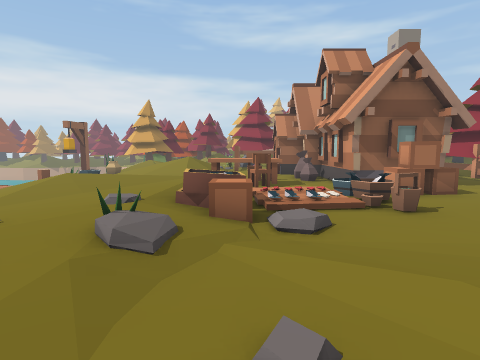
view 1 (above)

24 first-person views from a walk through a Unity game level. The camera is 1.2 m above the floor, tilts 6° down and sees 80° across. The floor is counted in squares, 1 m on a side. Each view is taken from the middle of a square. On the plan, view 1 faces up. The plan holds only what a view shows up to about 13 squares ahead; the rest is blank. The place goes on beyond the plan. The player character is not drawn. Some animated figures are left out.

view 2
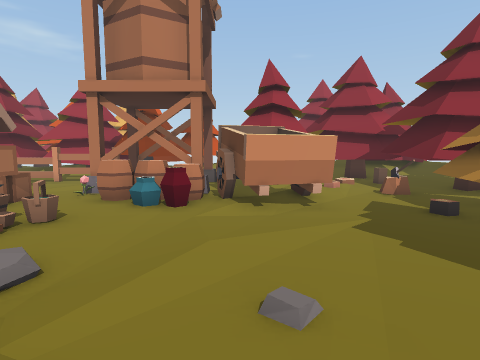

view 3
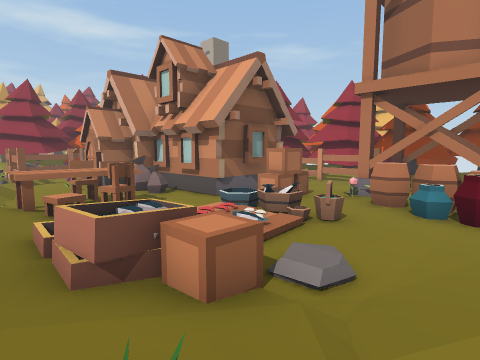

view 4
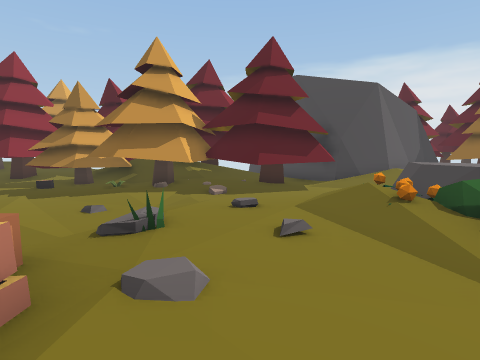

view 5
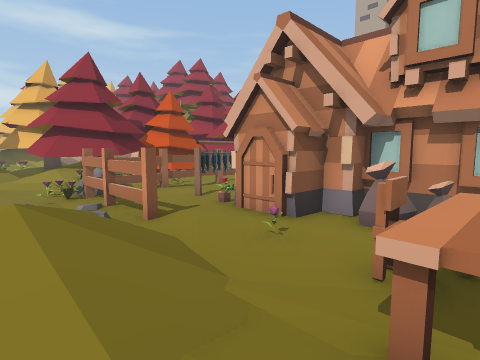

view 6
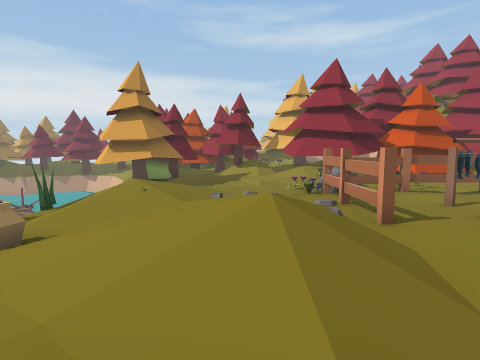

view 7
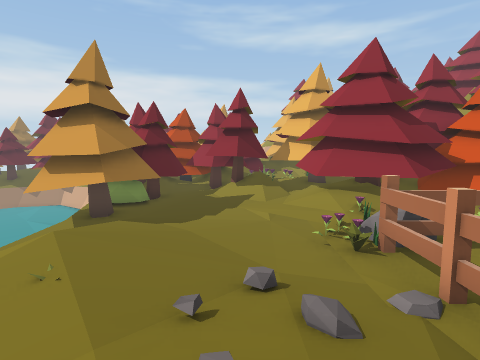

view 8
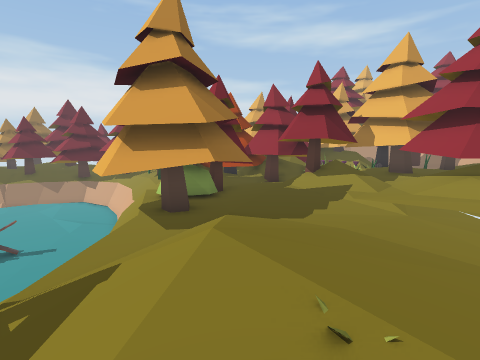

view 9
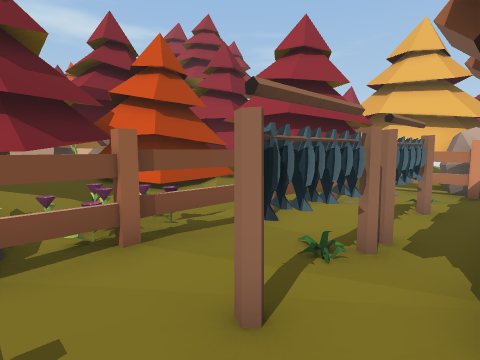

view 10
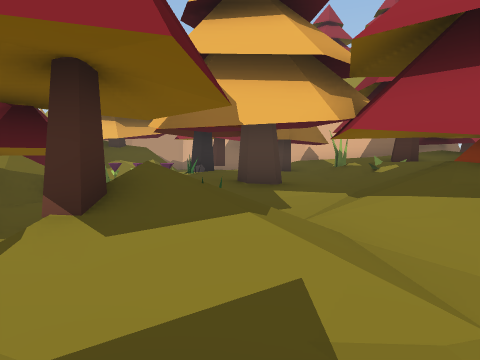

view 11
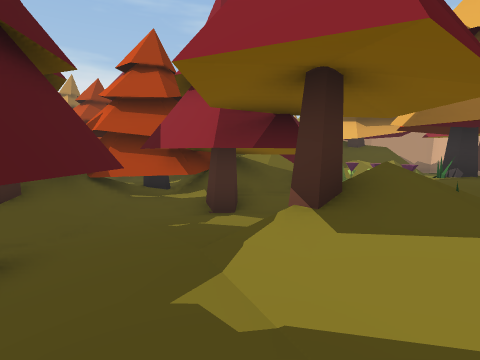

view 12
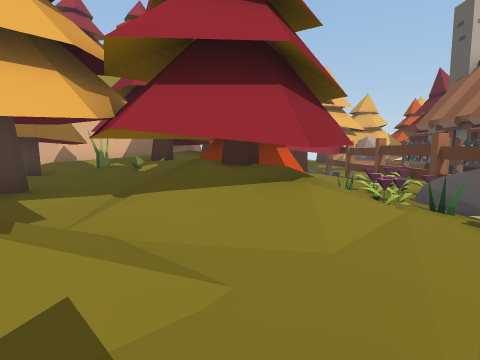

view 13
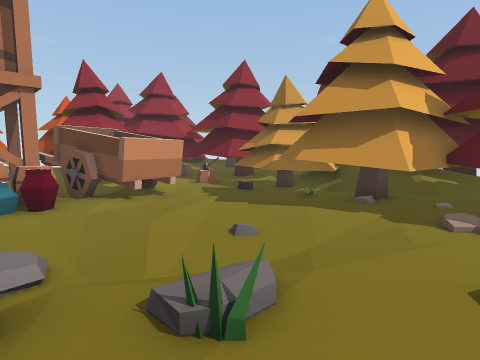

view 14
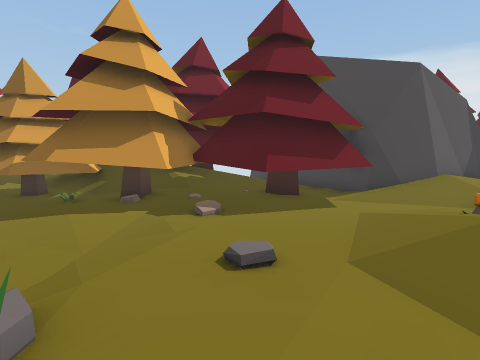

view 15
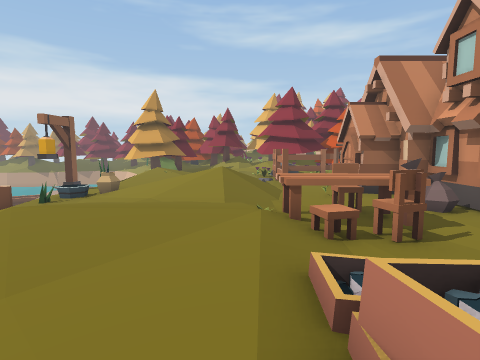

view 16
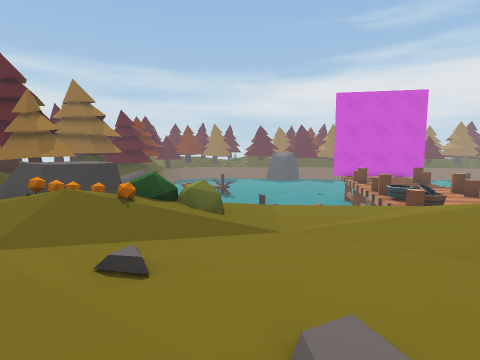

view 17
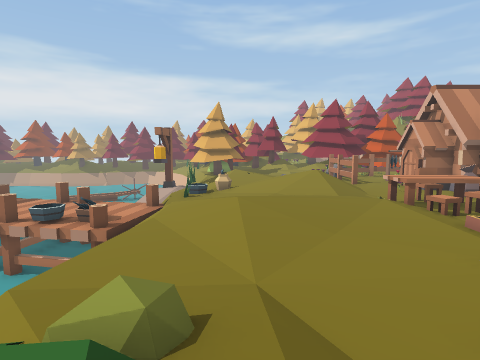

view 18
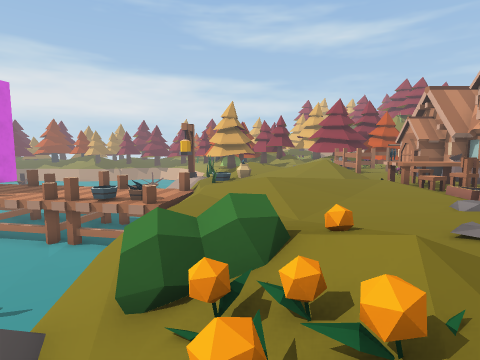

view 19
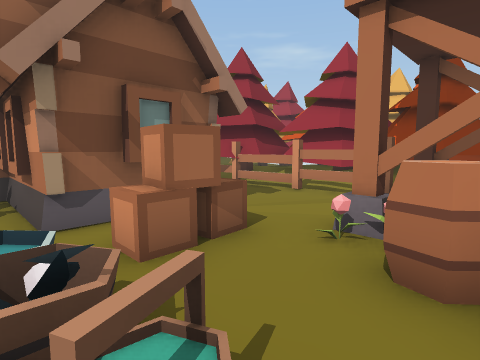

view 20
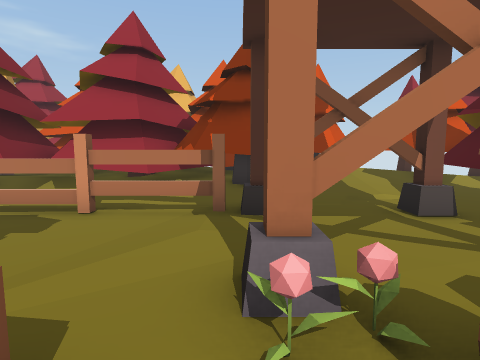

view 21
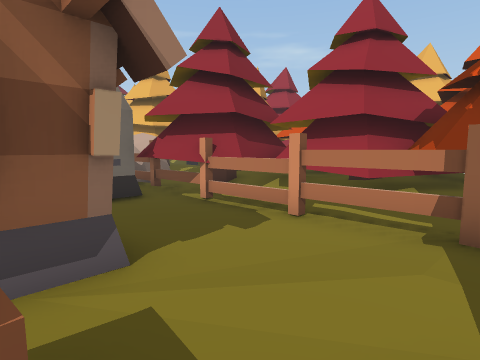

view 22
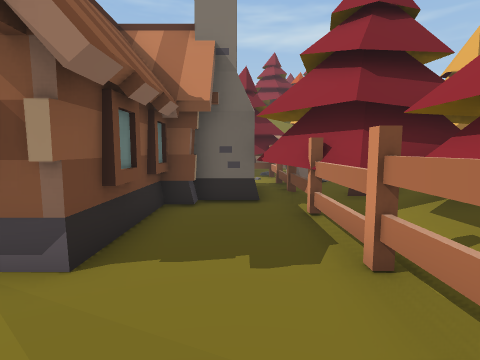

view 23
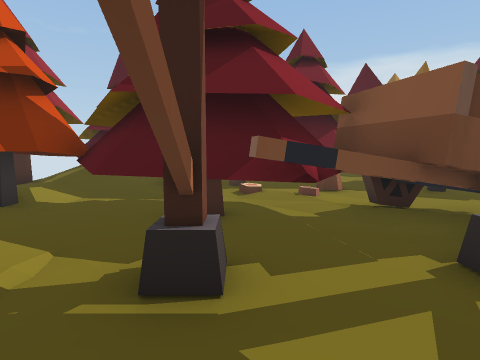

view 24
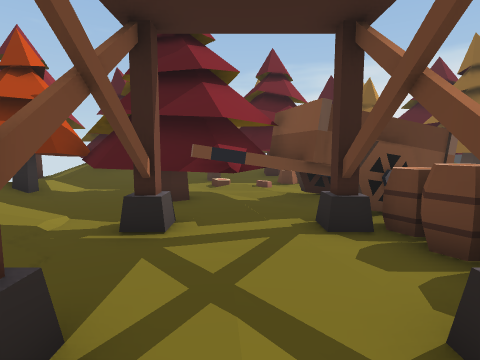

### Floor plan
Key: @ floor where view 1 was taken; # wall or solid block; x gap in a wall; . main floor; : floor 0.25 m higher than the main floor; - floor 0.25 m lower than the main floor; + floor 0.5 m higher than the main floor; * floor 0.75 m higher than the main floor; _ floor 0.75 m lower than the main floor; / step, stairs or slope; ^ raised ledge; v drop or lower ground; S sack; H house; F fence; C chair; T table; R crate; B box; E tree; A barrel; J jar; U bush; K rock; O other object.
Columns run from 14 left of view 1 to 13 right of it. Each row starts with its distance up from view 1.
 32       EEEEEEO  EEE   #
 31       EEEEEE EEE  EEE##
 30 vv    EEEEEEEEEE EEE*##
 29 vvv    EE.EEEEE#EEEE  #
 28 vvv    EE.EEEEE#EEE########
 27 vvv _E EE.EEE:EEEE#######
 26 vvv vE E-..//EEEEE#EE###
 25  vv v^#EE-./:/EEEEE  EEEE
 24   v  ^EEE--/:/EEEEEEEEE
 23      EEEE---/:/EEEEEEEE
 22       -/...--OO::O...EEEEEEE
 21     v/-/::.--/KKFOOFFFFEEEE
 20      O//+:..-OF........EFFEE
 19      ///+::../F..OO.OO.O.FK
 18      ///:O:::/F.OOOOOO...FKE
 17       -/.::++/F.OHHHHHH..KK
 16       -J.:++//..HH   HHH.E
 15 OO   // .:+*//..HHHHHHHHFF
 14     O-O-./////.O.HHHHHH.F EE
 13      /- ..////...SH  H..FFEE
 12 O O   . .......C.SH  H...EEE
 11 Ov_OO/.::::::TTT..H  H...OEE
 10 vvv  /.:++::://C..HHHH...FEE
  9 vvv  /-/:::::............FEE
  8 vvv  /-.::.::/   /.RR....FEE
  7  vv  ---...::BB  O/.....FFEE
  6  vv v---...::BR//O/.AO...#EE
  5     v/.....::.R/.../A#...x.E
  4     v/OU:..:O:.....JA#...#.
  3     v/UUO/::::.....JA#.OO#.
  2      //O//:/.......OOOOEEEEE
  1     KKKOO/.........O OEEEEEE
  0       K/:..../@....OOO EEEEE
 -1       K.....--EE.......E
 -2      /--.EEE/EEEE....O...E E
 -3 EEE ////EE EEEEEEEEE.O..EE E
 -4 EEE /###EEEEEEEEEEEE EEEEE
 -5 E E#####E  E EEEEE EEE EEE
 -6 E ##   ##   EEEEO   EE
 -7 E       ##  ##

Where each view was taken, in squares from view 1:
view 1: 0 up, 0 right, facing up
view 2: 2 up, 2 left, facing right
view 3: 3 up, 2 left, facing up-right
view 4: 8 up, 3 left, facing down
view 5: 11 up, 3 left, facing up-right
view 6: 11 up, 3 left, facing up
view 7: 15 up, 3 left, facing up
view 8: 17 up, 6 left, facing up
view 9: 17 up, 1 right, facing up-right
view 10: 25 up, 4 left, facing up-right
view 11: 25 up, 4 left, facing up
view 12: 25 up, 4 left, facing right
view 13: 5 up, 3 left, facing down-right
view 14: 5 up, 3 left, facing down
view 15: 5 up, 2 left, facing up
view 16: 5 up, 1 left, facing left
view 17: 2 up, 6 left, facing up
view 18: 0 up, 7 left, facing up
view 19: 5 up, 3 right, facing up-right
view 20: 7 up, 5 right, facing right
view 21: 7 up, 6 right, facing up-right
view 22: 7 up, 9 right, facing up
view 23: 6 up, 10 right, facing down
view 24: 8 up, 9 right, facing down
